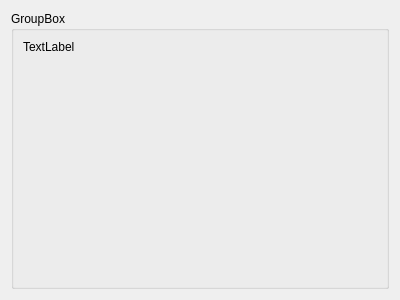
<?xml version="1.0" encoding="UTF-8"?>
<ui version="4.0">
 <class>WordDefinitionWidget</class>
 <widget class="QWidget" name="WordDefinitionWidget">
  <property name="geometry">
   <rect>
    <x>0</x>
    <y>0</y>
    <width>400</width>
    <height>300</height>
   </rect>
  </property>
  <property name="windowTitle">
   <string>Form</string>
  </property>
  <layout class="QVBoxLayout" name="verticalLayout_2">
   <item>
    <widget class="QGroupBox" name="groupBoxWord">
     <property name="title">
      <string>GroupBox</string>
     </property>
     <layout class="QVBoxLayout" name="verticalLayout">
      <item>
       <widget class="QLabel" name="labelDefinition">
        <property name="text">
         <string>TextLabel</string>
        </property>
        <property name="alignment">
         <set>Qt::AlignLeading|Qt::AlignLeft|Qt::AlignTop</set>
        </property>
        <property name="wordWrap">
         <bool>true</bool>
        </property>
       </widget>
      </item>
     </layout>
    </widget>
   </item>
  </layout>
 </widget>
 <resources/>
 <connections/>
</ui>
